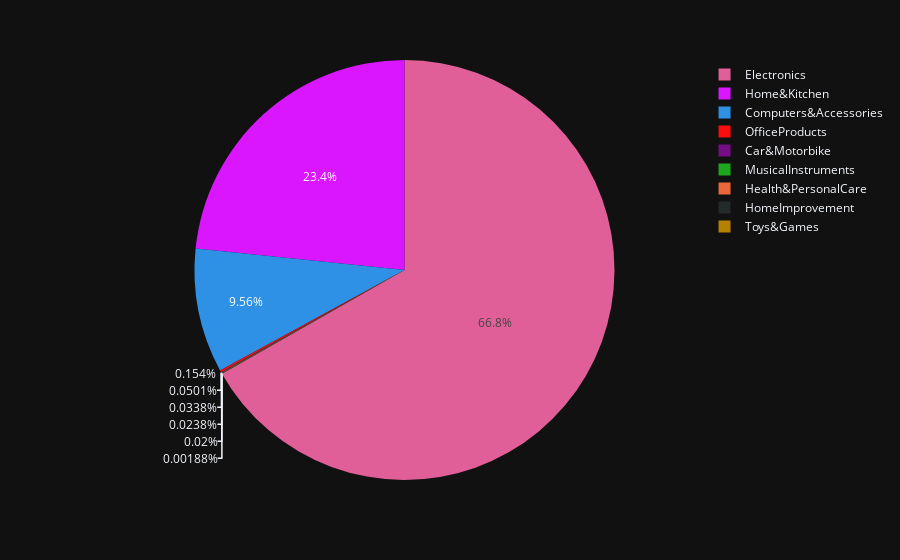

Notebook cell for this chart:
### Code cell
fig = px.pie(
    df,
    names="category",
    values="actual_price",
    color="category",
    template="plotly_dark",
    color_discrete_sequence=px.colors.qualitative.Dark24
)
fig.show()

### Figure 1 — Plotly figure (JSON) as saved in the notebook; plotly's stock layout.template omitted (floating-point values rounded to 4 significant figures; data arrays with more than 128 entries replaced by an {"elided": "..."} marker saying what was removed)
{"data": [{"customdata": {"elided": "1465x1 str values"}, "domain": {"x": [0, 1], "y": [0, 1]}, "hovertemplate": "category=%{customdata[0]}<br>actual_price=%{value}<extra></extra>", "labels": {"elided": "1465 str values"}, "legendgroup": "", "marker": {"colors": {"elided": "1465 str values"}}, "name": "", "showlegend": true, "type": "pie", "values": {"elided": "1465 float values"}}], "layout": {"legend": {"tracegroupgap": 0}, "margin": {"t": 60}, "piecolorway": ["#2E91E5", "#E15F99", "#1CA71C", "#FB0D0D", "#DA16FF", "#222A2A", "#B68100", "#750D86", "#EB663B", "#511CFB", "#00A08B", "#FB00D1", "#FC0080", "#B2828D", "#6C7C32", "#778AAE", "#862A16", "#A777F1", "#620042", "#1616A7", "#DA60CA", "#6C4516", "#0D2A63", "#AF0038"]}}
